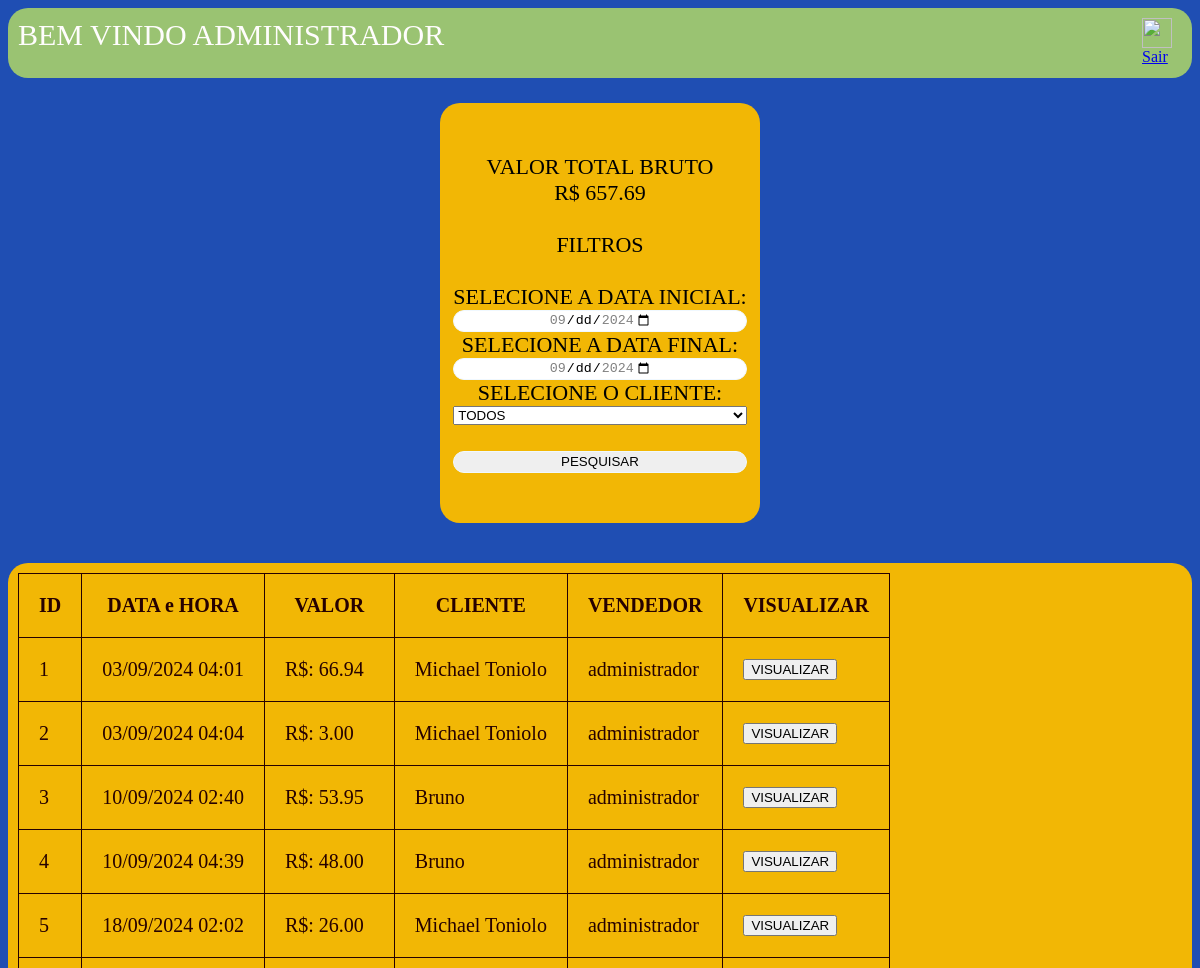
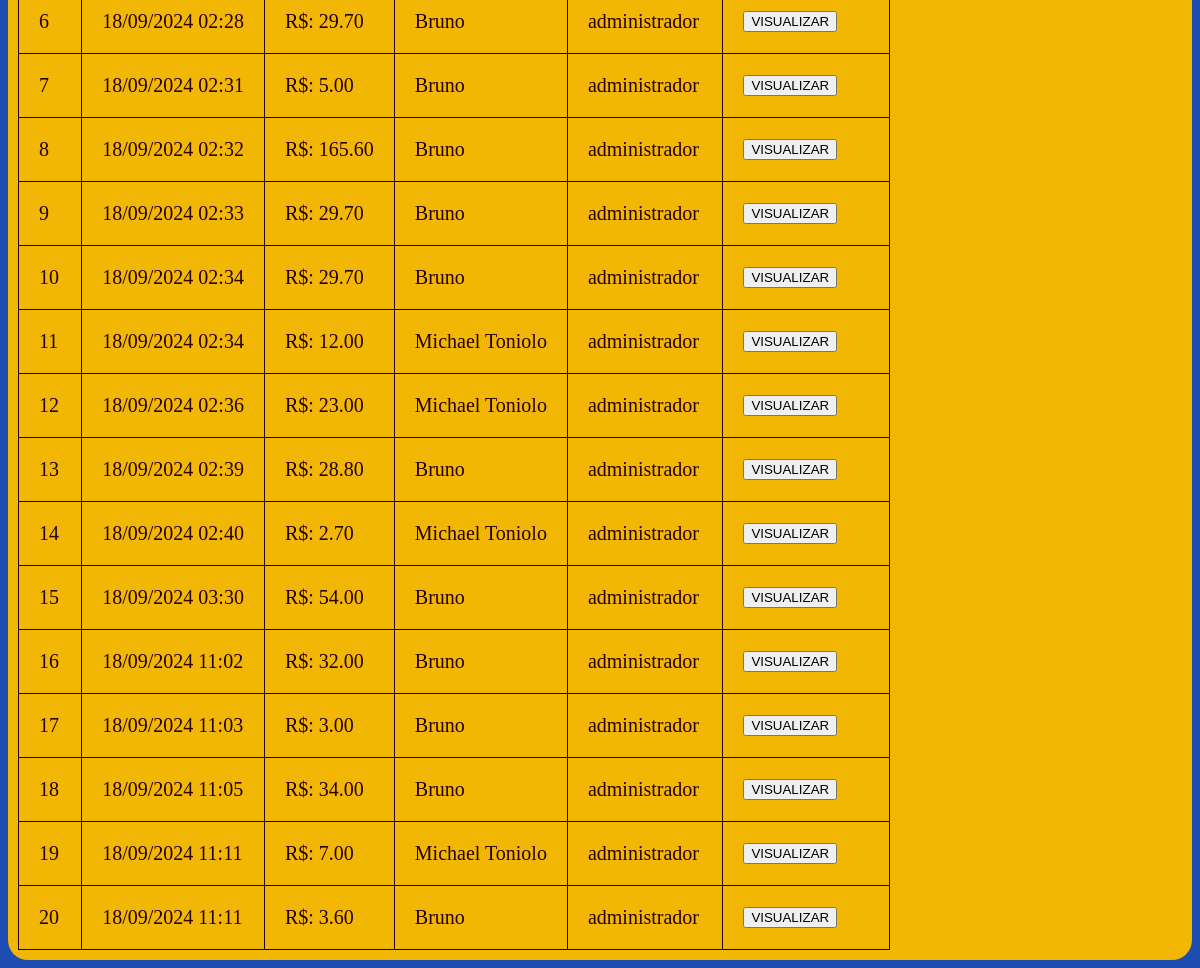
The page /vendas-lista.php (signed in) on the database its author committed (2 pictures, top to bottom).
### tables this page shows
CREATE TABLE `tb_venda` (
  `ven_id` int(11) NOT NULL,
  `ven_datavenda` datetime NOT NULL,
  `ven_totalvenda` decimal(10,2) NOT NULL,
  `fk_iv_cod_iv` varchar(100) NOT NULL,
  `fk_cli_id` int(11) NOT NULL,
  `fk_usu_id` int(11) NOT NULL,
  `cupom` varchar(50) DEFAULT NULL
);

CREATE TABLE `tb_clientes` (
  `cli_id` int(11) NOT NULL,
  `cli_cpf` varchar(30) DEFAULT NULL,
  `cli_nome` varchar(100) NOT NULL,
  `cli_email` varchar(100) DEFAULT NULL,
  `cli_cel` varchar(15) DEFAULT NULL,
  `cli_status` char(1) DEFAULT NULL
);

CREATE TABLE `tb_usuarios` (
  `usu_id` int(11) NOT NULL,
  `usu_login` varchar(100) NOT NULL,
  `usu_email` varchar(100) NOT NULL,
  `usu_senha` varchar(100) NOT NULL,
  `usu_status` char(1) NOT NULL
);

### vendas-lista.php (the view, shortened to what this page needs)
<?php
include("conectadb.php");
include("topo.php");
$selectdatamin = "SELECT MIN(ven_datavenda) FROM tb_venda";
$selectdatamax = "SELECT MAX(ven_datavenda) FROM tb_venda";
$resultado_data_min = mysqli_query($link,$selectdatamin);
$resultado_data_max = mysqli_query($link,$selectdatamax);
$data_min = mysqli_fetch_array($resultado_data_min);
$data_max = mysqli_fetch_array($resultado_data_max);
$data_min_string = date("Y-m-d", strtotime($data_min[0]));
$data_max_string = date("Y-m-d", strtotime($data_max[0]));
if ($_SERVER['REQUEST_METHOD'] == 'POST'){
    $idcliente = $_POST['idcliente'];
    $datainicial = $_POST['datainicial'];
    $datafinal = $_POST['datafinal'];
    if ($datainicial < 0){
    $datainicial = $data_min_string;
    }
    if ($datafinal < 0 ){
    $datafinal = $data_max_string;
    }
    $sql = "SELECT
        v.ven_id, v.ven_datavenda, v.ven_totalvenda, v.fk_iv_cod_iv, v.fk_cli_id, v.fk_usu_id,
        c.cli_nome, u.usu_login
    FROM
        tb_venda v
    JOIN
        tb_clientes c ON v.fk_cli_id = c.cli_id
    JOIN
        tb_usuarios u ON v.fk_usu_id = u.usu_id
    WHERE
        v.ven_datavenda BETWEEN '$datainicial 0:0:0' AND '$datafinal 23:59:59' ";
 $valortotal = "SELECT SUM(ven_totalvenda) FROM tb_venda
                WHERE
                ven_datavenda BETWEEN '$datainicial 0:0:0' AND '$datafinal 23:59:59' ";
    if ($idcliente == 'todos' ){
        $retorno = mysqli_query($link, $sql. "ORDER BY v.ven_id");
        $retornovalortotal = mysqli_query($link, $valortotal. "ORDER BY ven_id" );
    }else{
        $sql .= " AND c.cli_id = ". $idcliente . " ORDER BY ven_id";
        $retorno = mysqli_query($link,$sql);
        $valortotal .=  " AND fk_cli_id = ". $idcliente . " ORDER BY ven_id";
        $retornovalortotal = mysqli_query($link,$valortotal);
    }
}else{
    $sql = "SELECT
        v.ven_id, v.ven_datavenda, v.ven_totalvenda, v.fk_iv_cod_iv, v.fk_cli_id, v.fk_usu_id,
        c.cli_nome, u.usu_login
    FROM
        tb_venda v
    JOIN
        tb_clientes c ON v.fk_cli_id = c.cli_id
    JOIN
        tb_usuarios u ON v.fk_usu_id = u.usu_id";
    $retorno = mysqli_query($link, $sql. " ORDER BY v.ven_id");
    $valortotal = "SELECT SUM(ven_totalvenda) FROM tb_venda";
    $retornovalortotal = mysqli_query($link, $valortotal);
}
?>
<!DOCTYPE html>
<html lang="pt-br">
<head>
    <link rel="stylesheet" href="css/estilo.css">
</head>
<body>
    <div class="container-global">
        <form class="formulario" action="venda-lista.php" method = "post">
            <label> VALOR TOTAL BRUTO </label>
             <?php
             while ($tblvalortotal = mysqli_fetch_array($retornovalortotal)){
                echo "R$ ". $tblvalortotal[0];
             }?>
             <br><br>
             <label> FILTROS </label>
             <br>
             <label for="data"> SELECIONE A DATA INICIAL:</label>
             <input id="datainicial" name="datainicial"
             min="<?=$data_min_string?>" max="<?=$data_max_string?>" type="date">
             <label for="data"> SELECIONE A DATA FINAL:</label>
             <input id="datafinal" name="datafinal"
             min="<?=$data_min_string?>" max="<?=$data_max_string?>" type="date">
             <label>SELECIONE O CLIENTE:</label>
             <select name='idcliente'>
                <option value='todos'>TODOS</option>
             </select>
                <br>
                <input type="submit" value="PESQUISAR">
        </form>
    </div>
<br>
    <div class="container-listaproduto">
        <table class="lista">
            <tr>
                <th>ID</th>
                <th>DATA e HORA</th>
                <th>VALOR</th>
                <th>CLIENTE</th>
                <th>VENDEDOR</th>
                <th>VISUALIZAR</th>
            </tr>
            <?php
                while($tbl = mysqli_fetch_array($retorno)){
                 ?>
            <tr>
                <td><?=$tbl[0]?></td>
                <?php $data_formatada = date("d/m/Y h:i", strtotime($tbl[1]));?>
                <td><?=$data_formatada?></td>
                <td>R$: <?=$tbl[2]?></td>
                <td><?=$tbl[6]?></td>
                <td><?=$tbl[7]?></td>
                <td><a href="venda-visualizar.php?id=<?=$tbl[3]?>">
                        <input type="button" value="VISUALIZAR">
                    </a>
                </td>
            </tr>
            <?php
                }
                ?>
        </table>
    </div>
</body>
</html>

### topo.php (shortened to what this page needs)
<?php
$nomeusuario = $_SESSION['nomeusuario'];
?>
<div class="topo">
        <?php
                if ($nomeusuario != null) {
                ?>
              <label>BEM VINDO <?= strtoupper($nomeusuario)?></label>
            <?php
                }
                else {
                    echo"<script>window.alert('USUARIO NÃO LOGADO');window.location.href='login.php';</script>";
                }
            ?>
            <a href="backoffice.php"><img src='incons/Navigation-left-01-256.png' width ="30px" height= "30px" >Sair</a>
        </div>

### css/estilo.css (style rules this page uses)
body { background-color: #1f4eb3; }
.container-global { display: flex; justify-content: center; }
.formulario { display: flex; justify-content: center; align-content: center; text-align: center; flex-flow: column wrap; width: 300px; height: 400px; background-color: #f2b705; border-radius: 20px; color: black; font-size: 22px; font-family: Cambria, Cochin, Georgia, Times, 'Times New Roman', serif; }
.formulario input { display: flex; justify-content: center; height: 22px; border-radius: 20px; border: aliceblue 1px solid; }
.topo { display: flex; justify-content: space-between; background-color: #9ac372; height: 50px; width: auto; border-radius: 20px; padding: 10px 10px 10px 10px; margin: 0px 0px 20px 0px; }
.topo label { font-size: 30px; color: #fffdfd; }
.topo a { width: 40px; height: 40px; }
.lista { display: flex; flex-flow: row; padding: 10px; border-radius: 20px; background-color: #f2b705; border-collapse: collapse; height: auto; }
td, tr, th { padding: 20px; width: auto; color: #260101; border: #260101 1px solid; font-size: 20px; }
.container-listacliente, .container-listausuarios, form { margin-top: 5px; display: flex; justify-content: center; flex-flow: row; background-color: white; width: auto; border-radius: 20px; padding: 10px; }

### rows shown on the page
tb_venda: ven_id "1", ven_datavenda "03/09/2024 04:01", ven_totalvenda "66.94", fk_cli.cli_nome "Michael Toniolo", fk_usu.usu_login "administrador"
tb_venda: ven_id "2", ven_datavenda "03/09/2024 04:04", ven_totalvenda "3.00", fk_cli.cli_nome "Michael Toniolo", fk_usu.usu_login "administrador"
tb_venda: ven_id "3", ven_datavenda "10/09/2024 02:40", ven_totalvenda "53.95", fk_cli.cli_nome "Bruno", fk_usu.usu_login "administrador"
tb_venda: ven_id "4", ven_datavenda "10/09/2024 04:39", ven_totalvenda "48.00", fk_cli.cli_nome "Bruno", fk_usu.usu_login "administrador"
tb_venda: ven_id "5", ven_datavenda "18/09/2024 02:02", ven_totalvenda "26.00", fk_cli.cli_nome "Michael Toniolo", fk_usu.usu_login "administrador"
tb_venda: ven_id "6", ven_datavenda "18/09/2024 02:28", ven_totalvenda "29.70", fk_cli.cli_nome "Bruno", fk_usu.usu_login "administrador"
tb_venda: ven_id "7", ven_datavenda "18/09/2024 02:31", ven_totalvenda "5.00", fk_cli.cli_nome "Bruno", fk_usu.usu_login "administrador"
tb_venda: ven_id "8", ven_datavenda "18/09/2024 02:32", ven_totalvenda "165.60", fk_cli.cli_nome "Bruno", fk_usu.usu_login "administrador"
tb_venda: ven_id "9", ven_datavenda "18/09/2024 02:33", ven_totalvenda "29.70", fk_cli.cli_nome "Bruno", fk_usu.usu_login "administrador"
tb_venda: ven_id "10", ven_datavenda "18/09/2024 02:34", ven_totalvenda "29.70", fk_cli.cli_nome "Bruno", fk_usu.usu_login "administrador"
tb_venda: ven_id "11", ven_datavenda "18/09/2024 02:34", ven_totalvenda "12.00", fk_cli.cli_nome "Michael Toniolo", fk_usu.usu_login "administrador"
tb_venda: ven_id "12", ven_datavenda "18/09/2024 02:36", ven_totalvenda "23.00", fk_cli.cli_nome "Michael Toniolo", fk_usu.usu_login "administrador"
tb_venda: ven_id "13", ven_datavenda "18/09/2024 02:39", ven_totalvenda "28.80", fk_cli.cli_nome "Bruno", fk_usu.usu_login "administrador"
tb_venda: ven_id "14", ven_datavenda "18/09/2024 02:40", ven_totalvenda "2.70", fk_cli.cli_nome "Michael Toniolo", fk_usu.usu_login "administrador"
tb_venda: ven_id "15", ven_datavenda "18/09/2024 03:30", ven_totalvenda "54.00", fk_cli.cli_nome "Bruno", fk_usu.usu_login "administrador"
tb_venda: ven_id "16", ven_datavenda "18/09/2024 11:02", ven_totalvenda "32.00", fk_cli.cli_nome "Bruno", fk_usu.usu_login "administrador"
tb_venda: ven_id "17", ven_datavenda "18/09/2024 11:03", ven_totalvenda "3.00", fk_cli.cli_nome "Bruno", fk_usu.usu_login "administrador"
tb_venda: ven_id "18", ven_datavenda "18/09/2024 11:05", ven_totalvenda "34.00", fk_cli.cli_nome "Bruno", fk_usu.usu_login "administrador"
tb_venda: ven_id "19", ven_datavenda "18/09/2024 11:11", ven_totalvenda "7.00", fk_cli.cli_nome "Michael Toniolo", fk_usu.usu_login "administrador"
tb_venda: ven_id "20", ven_datavenda "18/09/2024 11:11", ven_totalvenda "3.60", fk_cli.cli_nome "Bruno", fk_usu.usu_login "administrador"

### other values the page prints
$nomeusuario "ADMINISTRADOR"
$tblvalortotal[0] "657.69"
